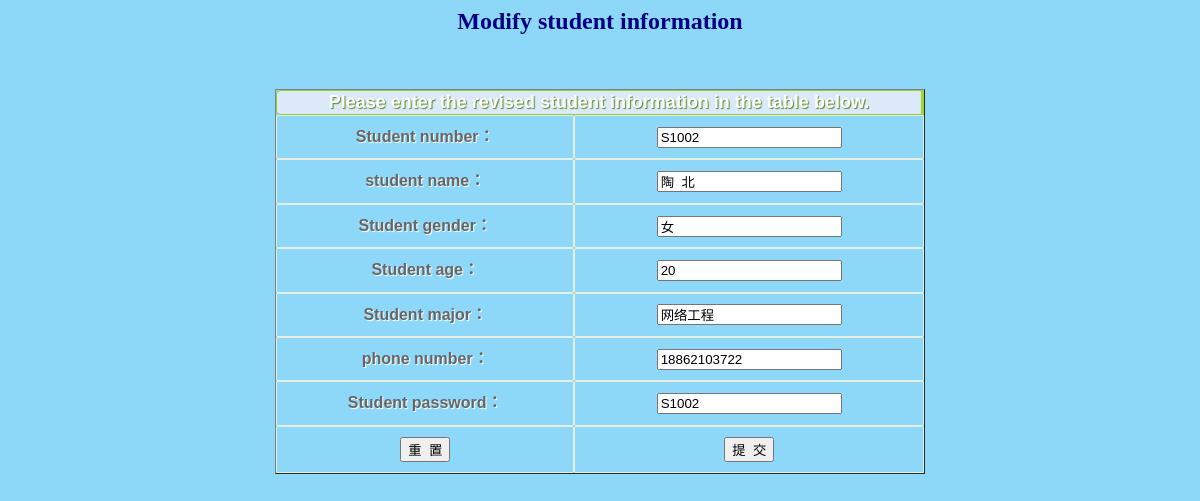
/admin_stu_upd/S1002 (signed in), run on the app's committed database.
### tables this page shows
CREATE TABLE "student" (
	 "sno" varchar(20,0) NOT NULL,
	 "sname" varchar(20,0) NOT NULL,
	 "ssex" varchar(20,0) NOT NULL,
	 "sage" integer(3,0) NOT NULL,
	 "sdept" varchar(20,0) NOT NULL,
	 "sphone" varchar(20,0),
	PRIMARY KEY("sno")
);

CREATE TABLE "user" (
	 "username" varchar(20,0) NOT NULL,
	 "password" varchar(20,0) NOT NULL,
	 "role" varchar(20,0) NOT NULL,
	 "lasttime" text(20,0),
	PRIMARY KEY("username")
);

### StuManager.py (the view)
@app.route('/admin_stu_upd', methods=['GET', 'POST'])
@app.route('/admin_stu_upd/<sno>', methods=['GET', 'POST'])
def admin_stu_upd(sno=None):
    if not session.get('role') or session['role'] != 'admin':
        error = "You are not logged in or you are not an administrator"
        return render_template("educational_management/login.html", error=error)
    if request.method != 'POST' and not sno:
        return render_template('educational_management/xadmin_stu_upd.html')
    if not sno:
        sno = request.form['sno']
    cursor = get_db()
    result_set = cursor.execute("SELECT * FROM student WHERE sno=?", (sno,))
    data = result_set.fetchone()
    if data:
        password = cursor.execute("SELECT password FROM user WHERE username = ?", (sno,)).fetchone()[0]
        return render_template('educational_management/xadmin_stu_updrs.html', data=data, spassword=password)
    else:
        return fail_msg(content="The student does not exist", return_url="/admin_stu_upd")

### StuManager.py (called while the page is built)
def connect_db():
    conn = sqlite3.connect(app.config['DATABASE'])
    conn.row_factory = sqlite3.Row
    return conn

def get_db():
    if not hasattr(g, 'sqlite_db'):  # 未连接数据库
        g.sqlite_db = connect_db()
    return g.sqlite_db

### templates/educational_management/xadmin_stu_updrs.html (shortened to what this page needs)
<!DOCTYPE HTML PUBLIC "-//W3C//DTD HTML 4.01 Transitional//EN">
<html>
  <head>
    <link rel="stylesheet" href="{{ url_for('static',filename='css/style.css') }}">
  </head>
  <body bgcolor="#8dd8f8">
     <div align="center"><font size="5" color="#000080" face="华文楷体"><b>Modify student information<br><br><br></b></font></div>
     <form name="formupdate" action="{{ url_for('admin_stu_updrs') }}" method="post" onsubmit="return isValid(this);">
     <table class="table1" width="650" border="1" cellspacing="0" cellpadding="0" align="center">
     <tr><th height="25" colspan="2"><input type="hidden" name="action" value="update"/><font size="4">Please enter the revised student information in the table below.</font></th></tr>
	<tr><td>Student number：</td><td><input type="text" name="sno" value="{{ data[0] }}" readonly/></td></tr>
	<tr><td>student name：</td><td><input type="text" name="sname" value="{{ data[1] }}"/></td></tr>
  <tr><td>Student gender：</td><td><input type="text" name="ssex" value="{{ data[2] }}"/></td></tr>
  <tr><td>Student age：</td><td><input type="text" name="sage" value="{{ data[3] }}"/></td></tr>
	<tr><td>Student major：</td><td><input type="text" name="sdept" value="{{ data[4] }}"/></td></tr>
  <tr><td>phone number：</td><td><input type="text" name="sphone" value="{{ data[5] }}"</td></tr>
	<tr><td>Student password：</td><td><input type="text" name="spassword" value="{{ spassword }}"/></td></tr>
     <tr><td><input type="reset" value="重  置"/></td><td><input type="submit" value="提  交"/></td></tr>
    </table>
     </form>
  </body>
</html>

### static/css/style.css (style rules this page uses)
table.table1 { font-family: "Trebuchet MS", sans-serif; font-size: 16px; font-weight: bold; line-height: 1.4em; font-style: normal; border-collapse:separate; }
.table1 tbody th { color:#fff; text-shadow:1px 1px 1px #568F23; background-color:#dce9f9; border:1px solid #93CE37; border-right:3px solid #9ED929; padding:0px 10px; -moz-border-radius:5px 0px 0px 5px; -webkit-border-top-left-radius:5px; -webkit-border-bottom-left-radius:5px; border-top-left-radius:5px; border-bottom-left-radius:5px; }
.table1 tbody td { padding:10px; text-align:center; border: 1px solid #E7EFE0; -moz-border-radius:2px; -webkit-border-radius:2px; border-radius:2px; color:#666; text-shadow:1px 1px 1px #fff; }

### data on the page
student: sno "S1002", sname "陶 北", ssex "女", sage "20", sdept "网络工程", sphone "18862103722"
user: spassword "S1002"
